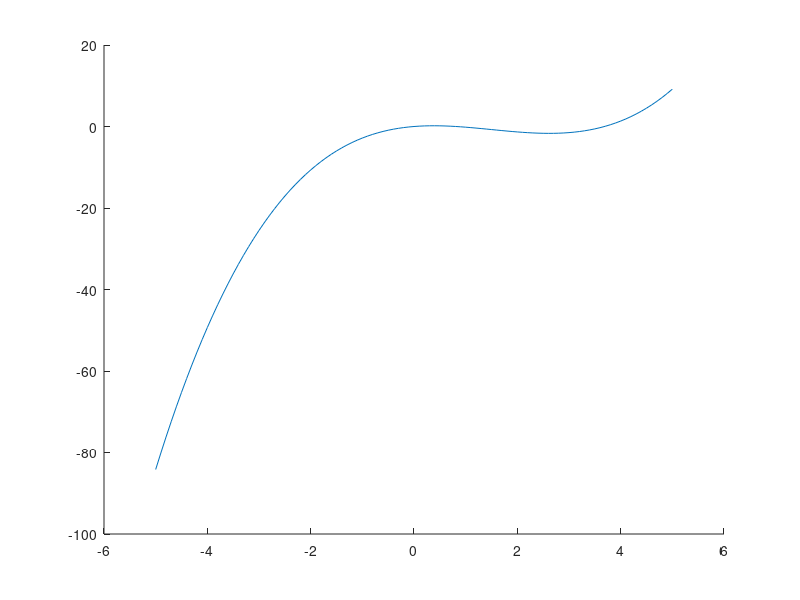

Here is the MATLAB script that generated this plot: (Note: this script raises an error after producing the figure.)


clc

%main
g = @(a,b,c,x) a/3.*x.^3+b/2.*x.^2+c.*x;

%f=g'
f = @(a,b,c,x) a*x^2+b*x+c;


a = [1 2 3];

b = [-3 3 0];

c = [1 3 -5];

%find roots
root = (-b+(b.^2-4*a.*c).^0.5)./(2*a);

%compex roots is now equal to 0
root(imag(root)~=0) = 0;

%find function values at root position
values = g(a,b,c,root);

%compare g(root) value to 0
values(values<0) = 0





%%

figure
hold on

x = -5:0.1:5

for i=1:3
y=g(a(i),b(i),c(i),x)

plot(x,y)
xline(root(i))
ylim([-10,10])
end










